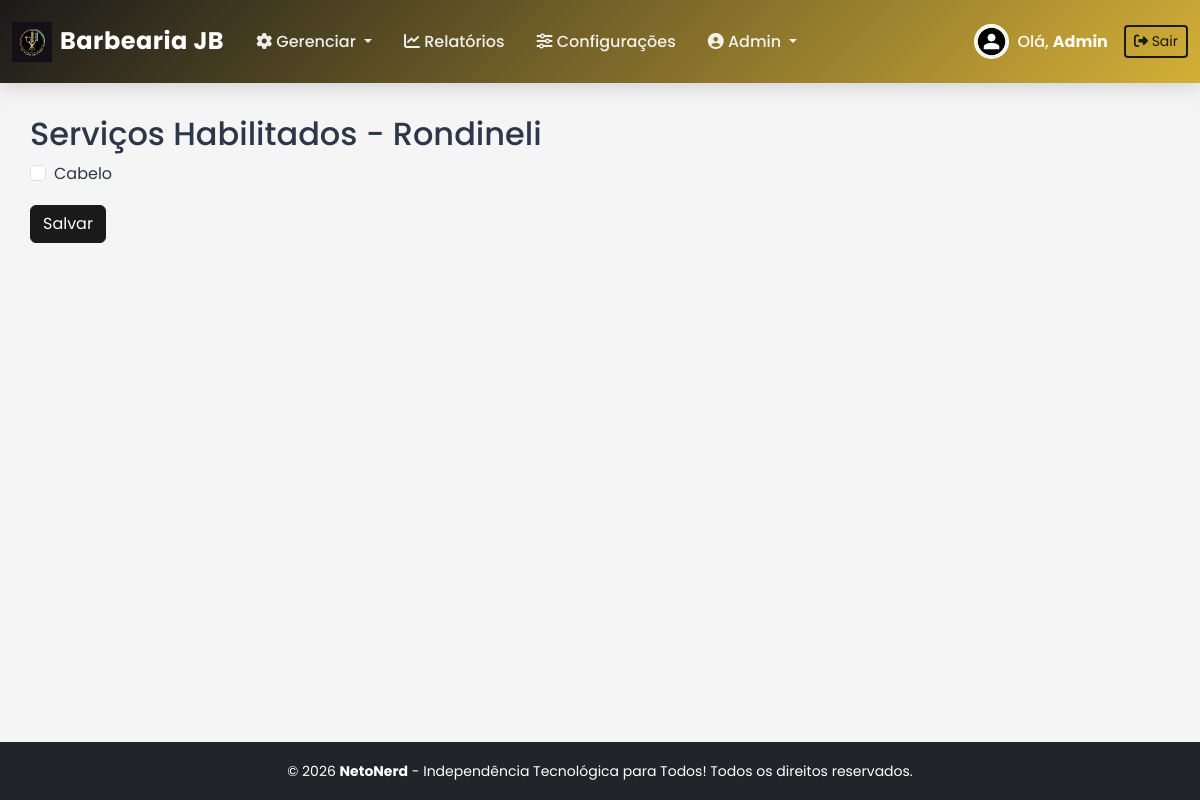
Screenshot of /admin/manage_profissional_servicos.php?id=3 (signed in) with the database file from the repository.
### tables this page shows
CREATE TABLE `configuracoes` (
  `id` int(11) NOT NULL,
  `horario_abertura` time DEFAULT NULL,
  `horario_fechamento` time DEFAULT NULL,
  `intervalo_slot` int(11) DEFAULT 15,
  `prazo_cancelamento_horas` int(11) DEFAULT 24,
  `agendamento_ativo` tinyint(1) DEFAULT 1,
  `tipo_empresa` enum('barbearia','salao','manicure','estetica') DEFAULT 'barbearia',
  `cor_primaria` varchar(7) DEFAULT '#1a1a1a',
  `cor_secundaria` varchar(7) DEFAULT '#d4af37',
  `logo` varchar(255) DEFAULT NULL,
  `cor_fundo` varchar(7) DEFAULT '#f5f5f5',
  `periodo_pagamento` enum('semanal','quinzenal','mensal') DEFAULT 'semanal',
  `dia_fechamento` int(11) DEFAULT 1 COMMENT 'Dia da semana (1-7) para semanal, dia do mês (1-31) para quinzenal/mensal',
  `controle_horario` tinyint(1) DEFAULT 1 COMMENT 'Bloquear registros fora do horário de funcionamento',
  `aprovar_gorjetas` tinyint(1) DEFAULT 1 COMMENT 'Requer aprovação do admin para gorjetas'
);

CREATE TABLE `usuarios` (
  `id` int(11) NOT NULL,
  `nome` varchar(100) NOT NULL,
  `email` varchar(100) NOT NULL,
  `senha` varchar(255) NOT NULL,
  `tipo` enum('cliente','profissional','admin') NOT NULL,
  `telefone` varchar(20) DEFAULT NULL,
  `foto` varchar(255) DEFAULT NULL,
  `avatar` varchar(255) DEFAULT NULL,
  `bio` text DEFAULT NULL,
  `comissao_padrao` decimal(5,2) DEFAULT NULL,
  `ativo` tinyint(1) DEFAULT 1,
  `created_at` datetime DEFAULT current_timestamp()
);

CREATE TABLE `servicos` (
  `id` int(11) NOT NULL,
  `nome` varchar(100) NOT NULL,
  `descricao` text DEFAULT NULL,
  `duracao_min` int(11) NOT NULL,
  `preco` decimal(8,2) NOT NULL,
  `categoria` enum('barbearia','cabelo','unhas','estetica') NOT NULL,
  `ativo` tinyint(1) DEFAULT 1
);

### includes/auth.php (called while the page is built, shortened)
<?php
function esta_logado() {
    return isset($_SESSION['usuario_id']);
}
?>

### admin/manage_profissional_servicos.php (the view, shortened to what this page needs)
<?php
require_once '../includes/auth.php';
require_once '../includes/db_connect.php';
$prof_id = $_GET['id'] ?? 0;
$prof = $pdo->query("SELECT nome FROM usuarios WHERE id = $prof_id")->fetch();
$servicos = $pdo->query("SELECT id, nome FROM servicos WHERE ativo = 1")->fetchAll();
$habilitados = $pdo->query("SELECT servico_id FROM profissional_servicos WHERE profissional_id = $prof_id")->fetchAll(PDO::FETCH_COLUMN);
include '../includes/header.php';
?>
<h2>Serviços Habilitados - <?php echo htmlspecialchars($prof['nome']); ?></h2>
<form method="POST">
    <div class="row row-cols-1 row-cols-md-3 g-3">
        <?php foreach ($servicos as $s): ?>
        <div class="col">
            <div class="form-check">
                <input class="form-check-input" type="checkbox" name="servicos[]" value="<?php echo $s['id']; ?>" id="s<?php echo $s['id']; ?>"
                       <?php echo in_array($s['id'], $habilitados) ? 'checked' : ''; ?>>
                <label class="form-check-label" for="s<?php echo $s['id']; ?>">
                    <?php echo htmlspecialchars($s['nome']); ?>
                </label>
            </div>
        </div>
        <?php endforeach; ?>
    </div>
    <button type="submit" class="btn btn-primary mt-3">Salvar</button>
</form>
<?php include '../includes/footer.php'; ?>

### includes/header.php (shortened to what this page needs)
<?php require_once 'auth.php'; require_once 'theme.php'; ?>
<!DOCTYPE html>
<html lang="pt-BR">
<head>
    <link href="https://cdn.jsdelivr.net/npm/bootstrap@5.3.3/dist/css/bootstrap.min.css" rel="stylesheet">
    <link href="https://cdnjs.cloudflare.com/ajax/libs/font-awesome/6.5.0/css/all.min.css" rel="stylesheet">
    <link href="../assets/css/custom.css" rel="stylesheet">
    <link href="../assets/css/components.css" rel="stylesheet">
    <link href="../assets/css/animations.css" rel="stylesheet">
</head>
<body>
<?php if (esta_logado()): ?>
<nav class="navbar navbar-expand-lg navbar-dark navbar-custom">
    <div class="container-fluid">
        <a class="navbar-brand d-flex align-items-center gap-2" href="dashboard.php">
            <?php
            $config_logo = $pdo->query("SELECT logo FROM configuracoes WHERE id = 1")->fetch();
            if (!empty($config_logo['logo'])):
            ?>
                <img src="../assets/img/<?php echo $config_logo['logo']; ?>" alt="Logo" height="40" class="animate-fade-in">
            <?php else: ?>
                <i class="fas fa-cut"></i>
            <?php endif; ?>
            <span>Barbearia JB</span>
        </a>
        <div class="collapse navbar-collapse" id="navbarNav">
            <ul class="navbar-nav me-auto">
                <?php if ($_SESSION['tipo'] === 'cliente'): ?>
                    <li class="nav-item">
                        <a class="nav-link <?php echo basename($_SERVER['PHP_SELF']) === 'dashboard.php' ? 'active' : ''; ?>" href="dashboard.php">
                            <i class="fas fa-home"></i> Feed
                        </a>
                    </li>
                    <li class="nav-item">
                        <a class="nav-link <?php echo basename($_SERVER['PHP_SELF']) === 'agendar.php' ? 'active' : ''; ?>" href="agendar.php">
                            <i class="fas fa-calendar-plus"></i> Agendar
                        </a>
                    </li>
                    <li class="nav-item">
                        <a class="nav-link <?php echo basename($_SERVER['PHP_SELF']) === 'view_agendamentos.php' ? 'active' : ''; ?>" href="view_agendamentos.php">
                            <i class="fas fa-list"></i> Meus Agendamentos
                        </a>
                    </li>
                <?php elseif ($_SESSION['tipo'] === 'admin'): ?>
                    <li class="nav-item dropdown">
                        <a class="nav-link dropdown-toggle" href="#" role="button" data-bs-toggle="dropdown">
                            <i class="fas fa-cog"></i> Gerenciar
                        </a>
                    </li>
                    <li class="nav-item">
                        <a class="nav-link" href="view_reports.php">
                            <i class="fas fa-chart-line"></i> Relatórios
                        </a>
                    </li>
                    <li class="nav-item">
                        <a class="nav-link" href="configuracoes.php">
                            <i class="fas fa-sliders-h"></i> Configurações
                        </a>
                    </li>
                    <li class="nav-item dropdown">
    <a class="nav-link dropdown-toggle" href="#" data-bs-toggle="dropdown">
        <i class="fas fa-user-circle"></i> Admin
    </a>
                </li>
                <?php endif; ?>
            </ul>
            <div class="navbar-text me-3 d-flex align-items-center gap-2">
                <img src="../assets/img/avatars/<?php echo $_SESSION['avatar'] ?? 'default.png'; ?>"
                     alt="Avatar"
                     class="avatar-nav">
                <span class="d-none d-md-inline">
                    Olá, <strong><?php echo explode(' ', $_SESSION['nome'])[0]; ?></strong>
                </span>
            </div>
            <a href="../logout.php" class="btn btn-salao-outline btn-sm">
                <i class="fas fa-sign-out-alt"></i>
                <span class="d-none d-md-inline">Sair</span>
            </a>
        </div>
    </div>
</nav>
<?php endif; ?>
<div class="container container-main animate-fade-in">

### assets/css/custom.css (style rules this page uses)
body { font-family: 'Segoe UI', sans-serif; }
.navbar { box-shadow: 0 2px 10px rgba(0,0,0,.1); }
.btn-primary { transition: all .3s; }
:root { --cor-primaria: #1a1a1a; --cor-secundaria: #d4af37; --cor-fundo: #f5f5f5; }
.navbar { background: linear-gradient(135deg, var(--cor-primaria), var(--cor-secundaria)) !important; }

### assets/css/components.css (style rules this page uses)
:root { --salao-espacamento: 1.5rem; --salao-radius: 16px; --salao-shadow-sm: 0 2px 8px rgba(0, 0, 0, 0.08); --salao-shadow-md: 0 4px 16px rgba(0, 0, 0, 0.12); --salao-shadow-lg: 0 8px 32px rgba(0, 0, 0, 0.16); --salao-transition: all 0.3s cubic-bezier(0.4, 0, 0.2, 1); }
* { margin: 0; padding: 0; box-sizing: border-box; }
body { font-family: 'Poppins', 'Segoe UI', sans-serif; line-height: 1.6; color: #2d3748; background-color: var(--cor-fundo); }
.btn-salao-outline { background: transparent; border: 2px solid var(--cor-primaria); color: var(--cor-primaria); box-shadow: none; }

### includes/header.php (style rules this page uses)
body { min-height: 100vh; display: flex; flex-direction: column; background: var(--cor-fundo); }
.navbar-custom { background: linear-gradient(135deg, var(--cor-primaria), var(--cor-secundaria)) !important; box-shadow: 0 4px 20px rgba(0, 0, 0, 0.15); padding: 1rem 0; position: sticky; top: 0; z-index: 1030; backdrop-filter: blur(10px); }
.navbar-brand { font-weight: 700; font-size: 1.5rem; letter-spacing: 0.5px; transition: all 0.3s ease; }
.nav-link { color: rgba(255, 255, 255, 0.9) !important; font-weight: 500; padding: 0.5rem 1rem !important; border-radius: 8px; transition: all 0.3s ease; position: relative; }
.navbar-text { color: rgba(255, 255, 255, 0.95) !important; font-weight: 500; display: flex; align-items: center; gap: 0.5rem; }
.avatar-nav { width: 35px; height: 35px; border-radius: 50%; border: 2px solid white; object-fit: cover; transition: all 0.3s ease; }
.container-main { flex: 1; padding: 2rem 0; }

### rows the page displays
configuracoes: logo (picture)
usuarios: nome "Rondineli"
servicos: nome "Cabelo"

### other values shown
explode(' ', $_SESSION['nome'])[0] "Admin"
